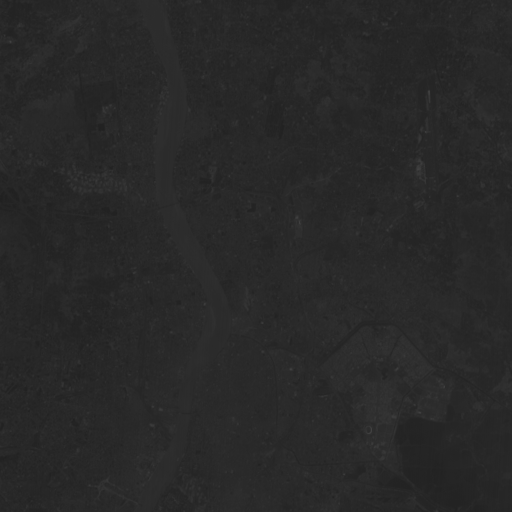
#> input picture IRM2016003_SOC2020_PCA_River_Assignment/river_images/1.gif, 512 x 512 px; its folder holds only this picture in this run
$ jupyter execute --allow-errors PCA_River.ipynb
#> lines starting #> are read from the running program, lines starting #| are printed output that depends on the picture; long printed decimals are rounded
# PCA on satellite river data for classification using Naive Bayes
``` IRM2016003 Aditya Goel ```

[cell 1]
from pathlib import Path
import os
import matplotlib.pyplot as plt
import numpy as np
import seaborn as sns
import pandas as pd
import cv2

[cell 2]
path = Path("river_images")
image = []
# Individual image channels have the same value and the 4th channel of each image is 255
for channel in path.iterdir():
    if channel.suffix == '.gif':
        img = plt.imread(channel)
#> img is the input picture: shape (512, 512, 4); mean R, G, B, A 40.6, 40.6, 40.6, 255
        image.append(img[:,:,0])
image = np.array(image).transpose(1,2,0)
image.shape
#> Out = (512, 512, 1)

[cell 3]
fig=plt.figure(figsize=(12, 12))
columns = 2
rows = 2
#> (the rest of this cell did not finish here and is left out)

[cell 4]
normalised_image = np.zeros((image[:,:,0].size,4))
#> (the rest of this cell did not finish here and is left out)

### Calculating covariance matrix and eigenvalues and eigenvectors

[cell 5]
covar = np.cov(normalised_image.transpose())
print("covariance matrix shape:", covar.shape)
#| covariance matrix shape: (4, 4)

eigen_values, eigen_vectors = np.linalg.eig(covar)
#> eigen_values = [1, 0, 0, 0]
print("Eigenvalues:", eigen_values)
#| Eigenvalues: [1.000 0.         0.         0.        ]
print("Eigenvalues:\n", eigen_vectors)
#| Eigenvalues:
#|  [[1. 0. 0. 0.]
#|  [0. 1. 0. 0.]
#|  [0. 0. 1. 0.]
#|  [0. 0. 0. 1.]]

### Ordering eigen terms

[cell 6]
order = eigen_values.argsort()[::-1]
#> order = [0, 3, 2, 1]
eigen_values = eigen_values[order]
eigen_vectors = eigen_vectors[:,order]

### Projecting Pricipal Components

[cell 7]
transformed_image = np.matmul(normalised_image, eigen_vectors)
transformed_image.shape
#> Out = (262144, 4)

##### Information Retained by Principal Components

[cell 8]
plt.figure(figsize=(12, 6))
plt.bar([1,2,3,4], eigen_values/sum(eigen_values)*100, align='center',width=0.4,
        tick_label = ['PC1','PC2','PC3','PC4'])
plt.ylabel('Variance (%)')
plt.title('Information retention')
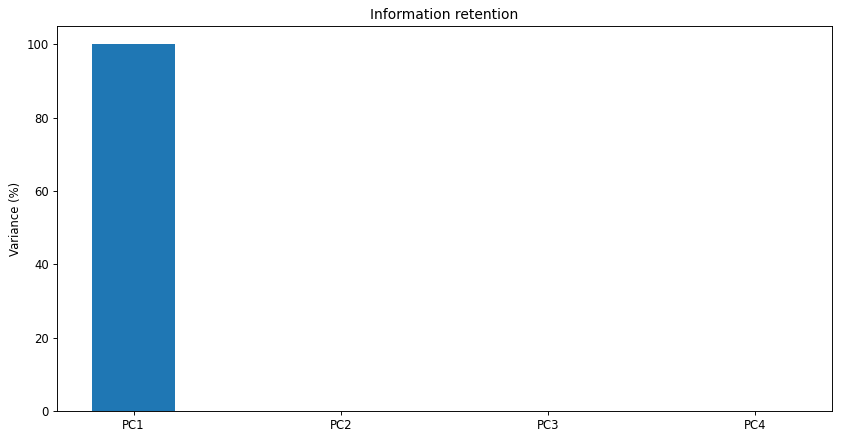
#> figure drawn by matplotlib, 1 panel; tallest bar 100 high, from x = 0.8 to 1.2

### PCA to Images

[cell 9]
pc_image = np.zeros(image.shape)
#> (the rest of this cell did not finish here and is left out)

[cell 10]
fig=plt.figure(figsize=(12, 12))
columns = 2
rows = 2
#> (the rest of this cell did not finish here and is left out)

-----------------

### PCA Ends here. Using Naive Bayes on new images (PC1 and PC2)

[cell 11]
river_coords = [(158, 38), (159, 6), (153, 16), (154, 7), (163, 30),
                     (167, 129), (171, 166), (217, 292), (160, 32), (213, 287),
                     (159, 156), (163, 159), (185, 254), (216, 286), (173, 127),
                     (162, 156), (186, 233), (170, 461), (150, 12), (159, 45),
                     (186, 229), (164, 47), (211, 347), (218, 324), (228, 322),
                     (156, 16), (179, 120), (151, 6), (173, 457), (145, 19),
                     (186, 232), (185, 233), (181, 228), (213, 282), (159, 18),
                     (208, 292), (158, 20), (191, 247), (224, 314), (218, 344),
                     (225, 313), (170, 34), (183, 233), (171, 128), (214, 287),
                     (218, 351), (218, 280), (151, 7), (158, 9), (178, 120)]

non_river_coords = [(230, 83), (216, 214), (489, 163), (311, 85),
                         (120, 402), (137, 430), (417, 307), (302, 49),
                         (89, 436), (427, 425), (369, 244), (88, 374),
                         (79, 227), (476, 43), (70, 296), (316, 70), (48, 118),
                         (394, 366), (32, 411), (448, 215), (416, 113),
                         (360, 333), (287, 24), (91, 235), (31, 383),
                         (293, 109), (92, 402), (418, 444), (68, 261),
                         (344, 420), (428, 245), (55, 438), (294, 149),
                         (53, 416), (380, 245), (371, 66), (486, 18), (238, 55),
                         (446, 411), (131, 226), (125, 271), (308, 100),
                         (312, 336), (311, 208), (275, 253), (359, 444),
                         (132, 387), (210, 123), (457, 340), (246, 108),
                         (299, 334), (360, 365), (421, 375), (493, 445),
                         (236, 158), (375, 355), (392, 377), (48, 233),
                         (478, 75), (254, 441), (427, 103), (57, 404),
                         (445, 308), (448, 313), (50, 96), (404, 83), (392, 49),
                         (424, 173), (451, 185), (379, 406), (359, 458),
                         (269, 460), (147, 253), (412, 464), (236, 98),
                         (337, 478), (232, 471), (362, 327), (479, 240),
                         (475, 489), (306, 239), (91, 425), (462, 452),
                         (275, 65), (468, 173), (102, 441), (306, 478),
                         (237, 149), (338, 475), (405, 90), (264, 289),
                         (410, 198), (220, 150), (106, 168), (389, 147),
                         (110, 95), (247, 457), (391, 93), (63, 414),
                         (433, 197)]

#> (a cell that did not finish here is left out)

### Mean of river class and non river class

[cell 13]
def channel_mean(coords):
    tmp = []
    for coord in coords:
        tmp.append(image[coord[0], coord[1], :])
#> after the loop, tmp = 50 items, first 6: [39], [40], [38], [42], [45], [41]
    return np.mean(tmp, axis=0)

T1 = channel_mean(river_coords)
#> T1 = [40.94]
T2 = channel_mean(non_river_coords)
#> T2 = [40.62]
T1, T2
#> Out = ([40.94], [40.62])

### Covariance matrix for river class

[cell 14]
river_dev = []
non_river_dev = []

for i, j in river_coords:
    river_dev.append(image[i, j, :]- T1)
#> this loop made 50 passes
#> (i, j) on passes 1 to 12: (158, 38), (159, 6), (153, 16), (154, 7), (163, 30), (167, 129), (171, 166), (217, 292), (160, 32), (213, 287), (159, 156), (163, 159)
#> after the loop, river_dev = 50 items, first 6: [-1.94], [-0.94], [-2.94], [1.06], [4.06], [0.06]
river_dev = np.array(river_dev)
#> river_dev = 50 values, max 5.06 at index 10, min -4.94 at index 18, mean 2.27e-15

for i, j in non_river_coords:
    non_river_dev.append(image[i, j, :]- T2)
#> this loop made 100 passes
#> (i, j) on passes 1 to 12: (230, 83), (216, 214), (489, 163), (311, 85), (120, 402), (137, 430), (417, 307), (302, 49), (89, 436), (427, 425), (369, 244), (88, 374)
#> after the loop, non_river_dev = 100 items, first 6: [-1.62], [-0.62], [3.38], [-2.62], [1.38], [-0.62]
non_river_dev = np.array(non_river_dev)
#> non_river_dev = 100 values, max 8.38 at index 51, min -5.62 at index 40, mean 2.56e-15

river_covar = []

[cell 15]
for i in range(2):
    row_covar = []
    for j in range(2):
        row_covar.append(river_dev[i, :] @ river_dev[j, :])
    river_covar.append(row_covar)
#> after the loop, river_covar = [[3.76, 1.82], [1.82, 0.884]]

river_covar = np.array(river_covar)/ len(river_dev)
#> river_covar = [[0.0753, 0.0365], [0.0365, 0.0177]]

non_river_covar = []

for i in range(2):
    non_row_covar = []
    for j in range(2):
        non_row_covar.append(non_river_dev[i, :] @ non_river_dev[j, :])
    non_river_covar.append(non_row_covar)
#> after the loop, non_river_covar = [[2.62, 1], [1, 0.384]]

non_river_covar = np.array(non_river_covar)/ len(non_river_dev)
#> non_river_covar = [[0.0262, 0.01], [0.01, 0.00384]]

#> (a cell that did not finish here is left out)

[cell 17]
np.array([image[0, 0, :] - T1]).shape
#> Out = (1, 1)

[cell 18]
def predict(i, j):
    river_norm = (image[i, j, :] - T1).reshape(2,1)
    non_river_norm = (image[i, j, :] - T2).reshape(2,1)

    river_class = river_norm.T @ river_covar_inv @ river_norm
    non_river_class = non_river_norm.T @ non_river_covar_inv @ non_river_norm

    river_covar_det = np.linalg.det(river_covar)
    p1 = -0.5 / np.sqrt(river_covar_det) * np.exp(river_class)

    non_river_covar_det = np.linalg.det(non_river_covar)
    p2 = -0.5 / np.sqrt(non_river_covar_det) * np.exp(non_river_class)

    return p1, p2

#> (the rest of this cell did not finish here and is left out)

### Bayes

[cell 19]
def bayes(fact1, fact2):
#> called with fact1 = 0.3, fact2 = 0.7
    res = np.zeros((512, 512))
    for i in range(512):
        for j in range(512):
            p1, p2 = predict(i, j)
            if fact1 * p1 > fact2 * p2: res[i, j] = 0
            else: res[i, j] = 255
    return res
